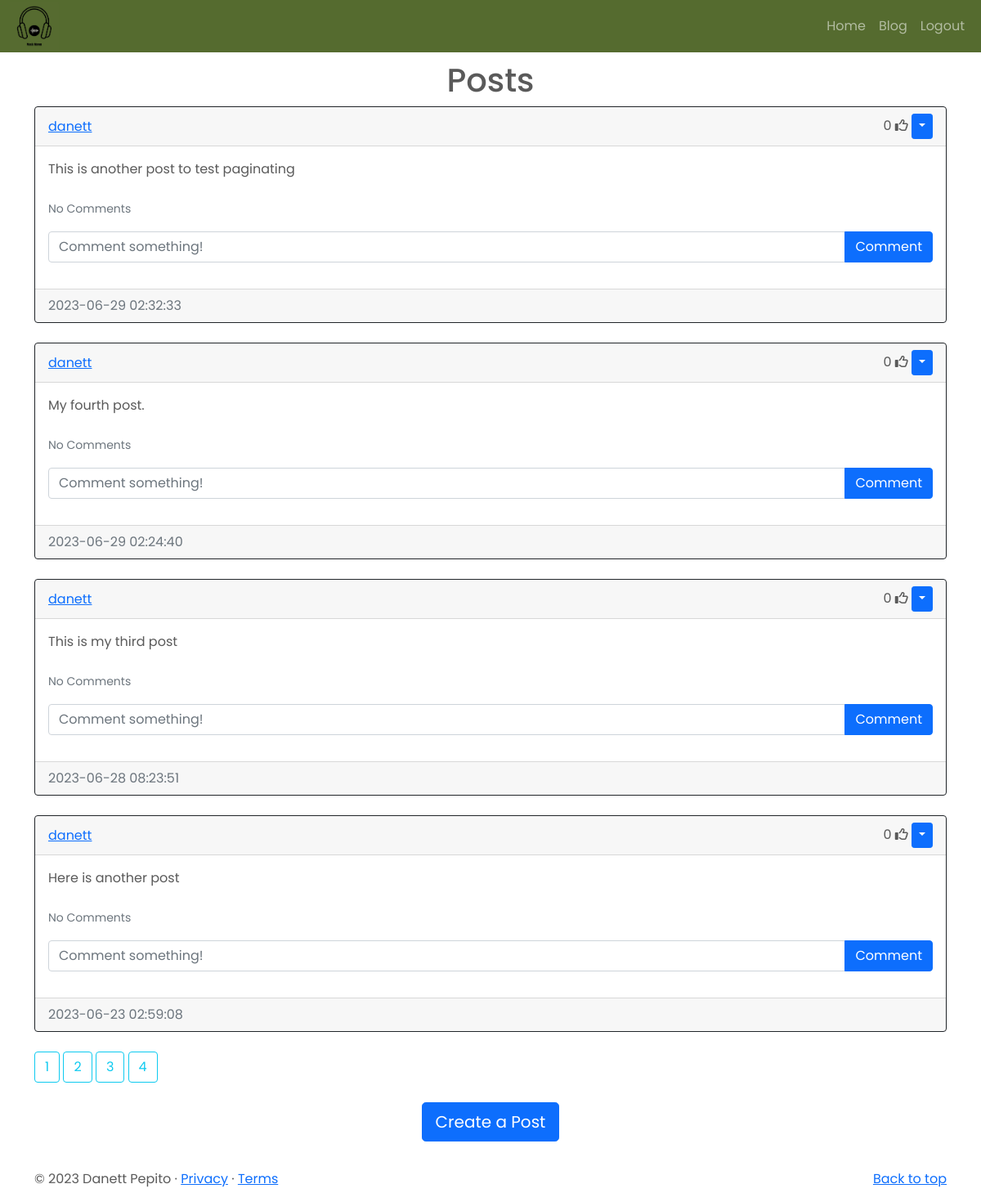
The page /blog?page=3 (signed in) on the database its author committed.
### website/models.py (models this page shows)
class Post(db.Model):
    id = db.Column(db.Integer, primary_key=True)
    text = db.Column(db.Text, nullable=False)
    date_created = db.Column(db.DateTime(timezone=True), default=func.now())
    author = db.Column(db.Integer, db.ForeignKey(
        'user.id', ondelete="CASCADE"), nullable=False)  # Foreign key referencing the User who authored the post
    comments = db.relationship('Comment', backref='post', passive_deletes=True)
    likes = db.relationship('Like', backref='post', passive_deletes=True)

class User(db.Model, UserMixin):
    id = db.Column(db.Integer, primary_key=True)
    email = db.Column(db.String(150), unique=True)
    username = db.Column(db.String(150), unique=True)
    password = db.Column(db.String(150))
    date_created = db.Column(db.DateTime(timezone=True), default=func.now())
    posts = db.relationship('Post', backref='user', passive_deletes=True)
    comments = db.relationship('Comment', backref='user', passive_deletes=True)
    likes = db.relationship('Like', backref='user', passive_deletes=True)

### website/views.py (the view)
@views.route("/blog")
@login_required
def blog():
    page = request.args.get('page', 1, type=int)
    posts = Post.query.order_by(Post.date_created.desc()).paginate(page=page, per_page=4)
    return render_template("blog.html", user=current_user, posts=posts)

### website/__init__.py (called while the page is built)
def create_app():
    app = Flask(__name__) # Create a Flask application instance
    app.config['SECRET_KEY'] = "helloworld"
    app.config['SQLALCHEMY_DATABASE_URI'] = f'sqlite:///{DB_NAME}'
    db.init_app(app)
    from .views import views # (Relative) import inside the python package
    from .auth import auth
    app.register_blueprint(views, url_prefix="/") # Register the views Blueprint with the application
    app.register_blueprint(auth, url_prefix="/")
    from .models import User, Post, Comment, Like
    with app.app_context():
        db.create_all()
        print("Created Database!")
    login_manager = LoginManager()
    login_manager.login_view = "auth.login" # Redirects to Login page
    login_manager.init_app(app)
    @login_manager.user_loader
    def load_user(id):
        return User.query.get(int(id))
    return app # Return the created application instance

### website/templates/blog.html
{% extends "posts_div.html" %} {% block title %}Blog{% endblock %}

### website/templates/posts_div.html (shortened to what this page needs)
{% extends "base.html" %} {% block title %}Home{% endblock %} {% block content
%}
<h1 align="center">{% block header %}Posts{% endblock %}</h1>
<div id="posts">
  {% for post in posts %}
  <div class="card border-dark">
    <div class="card-header d-flex justify-content-between align-items-center">
      <a href="/posts/{{post.user.username}}">{{post.user.username}}</a>
      <div>
        <span id="likes-count-{{post.id}}">
        {{ post.likes|length }}</span>
        {% if user.id in post.likes|map(attribute="author")|list %}
        <i
          class="fas fa-thumbs-up"
          id="like-button-{{post.id}}"
          onclick="like({{post.id}})"
        ></i>
        {% else %}
        <i
          class="far fa-thumbs-up"
          id="like-button-{{post.id}}"
          onclick="like({{post.id}})"
        ></i>
        {% endif %} {% if user.id == post.author %}
        <div class="btn-group">
          <button
            type="button"
            class="btn btn-sm btn-primary dropdown-toggle"
            data-bs-toggle="dropdown"
          ></button>
      </div>
      {% endif %}
      </div>
    </div>
    <div class="card-body">
      <div class="card-text">{{post.text}}</div>
      <br />
      <p class="card-text">
        {% if post.comments|length > 0 %}
        <a data-bs-toggle="collapse" href="#comments-{{post.id}}" role="button">
          <small>View {{post.comments|length}} Comments</small>
        </a>
        {% else %}
        <small class="text-muted">No Comments</small>
        {% endif %}
      </p>
      <form
        class="input-group mb-3"
        method="POST"
        action="/create-comment/{{post.id}}"
      >
        <input
          type="text"
          id="text"
          name="text"
          class="form-control"
          placeholder="Comment something!"
        />
        <button type="submit" class="btn btn-primary">Comment</button>
      </form>
    </div>
    <div class="card-footer text-muted">{{post.date_created}}</div>
  </div>
  <br /> {% endfor %}
</div>
{% for page_num in posts.iter_pages(left_edge=1, right_edge=1, left_current=1, right_current=2) %}
{% if page_num %}
  {% if posts.page == page_num %}
    <a class="btn btn-outline-info mb-4" href="{{ url_for('views.blog', page=page_num)}}">{{ page_num }}</a>
  {% else %}
    <a class="btn btn-outline-info mb-4" href="{{ url_for('views.blog', page=page_num)}}">{{ page_num }}</a>
  {% endif %}
{% else %}
  ...
{% endif %}
{% endfor %}
{% block footer %}
<div align="center">
  <a href="/create-post"
    ><button type="button" class="btn btn-primary btn-lg">
      Create a Post
    </button></a
  >
</div>
<br />
  {% endblock %} {% endblock %}

### website/static/styles.css (style rules this page uses)
body { color: #5a5a5a; font-family: 'Montserrat', sans-serif; font-family: 'Poppins', sans-serif; }

### rows shown on the page
Post: user.username "danett", likes|length "0", text "This is another post to test paginating", date_created "2023-06-29 02:32:33"
Post: user.username "danett", likes|length "0", text "My fourth post.", date_created "2023-06-29 02:24:40"
Post: user.username "danett", likes|length "0", text "This is my third post", date_created "2023-06-28 08:23:51"
Post: user.username "danett", likes|length "0", text "Here is another post", date_created "2023-06-23 02:59:08"

### other values the page prints
{{ page_num }} "1" "2" "4"
{{ page_num }} "3"
